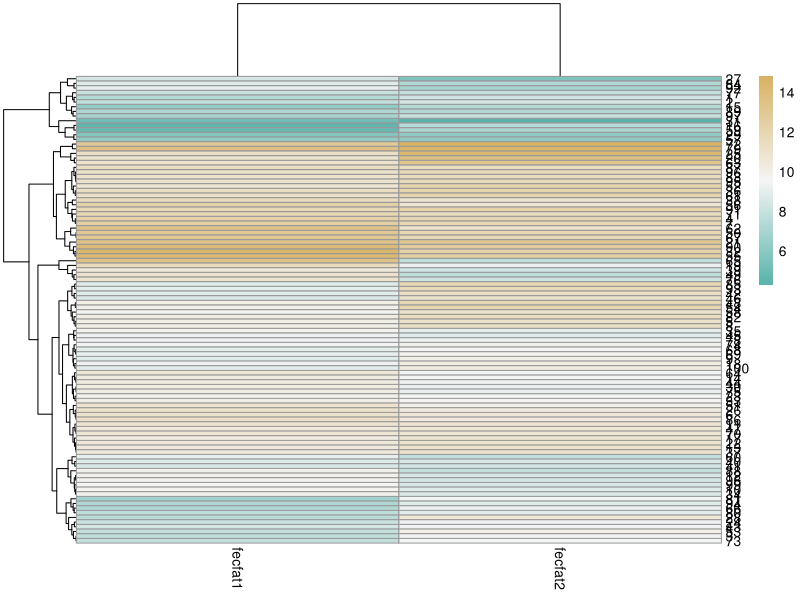
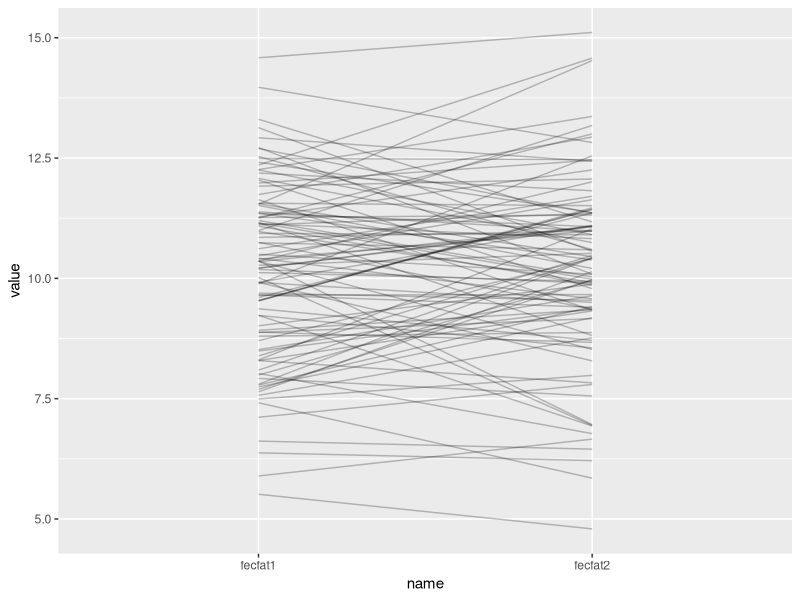
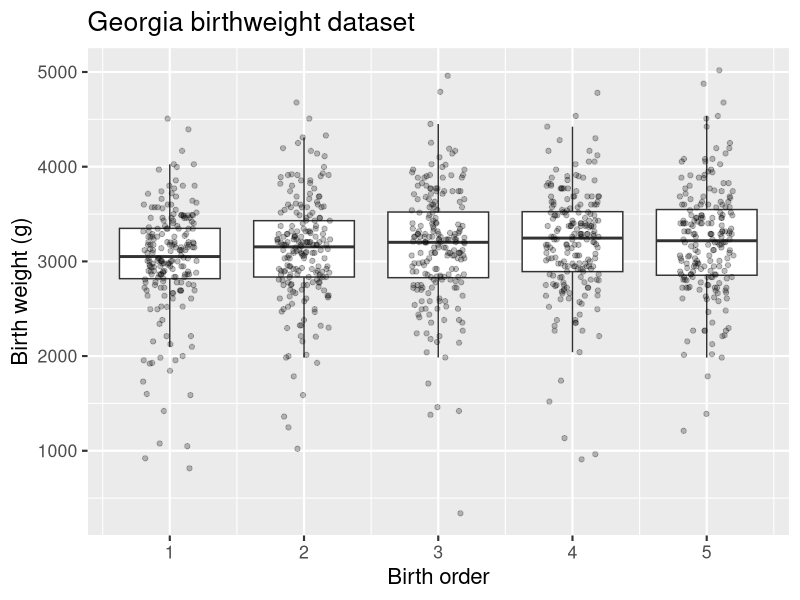
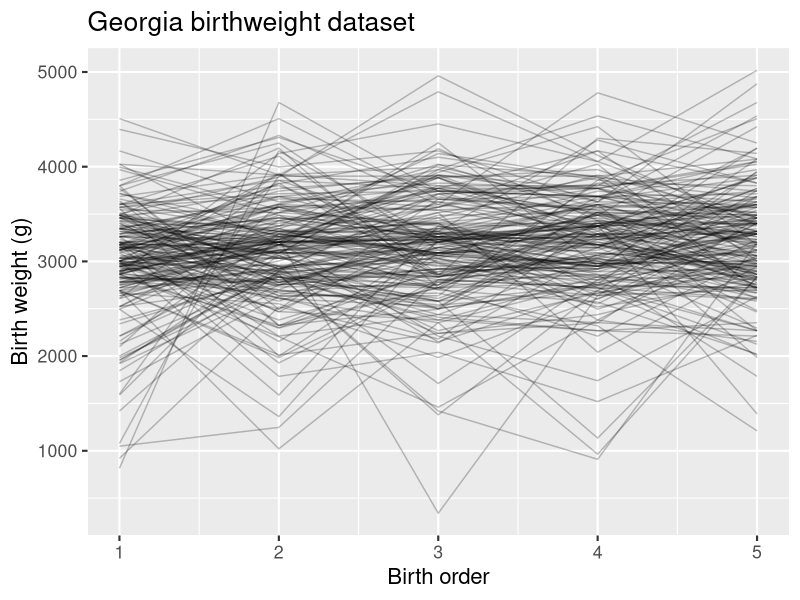
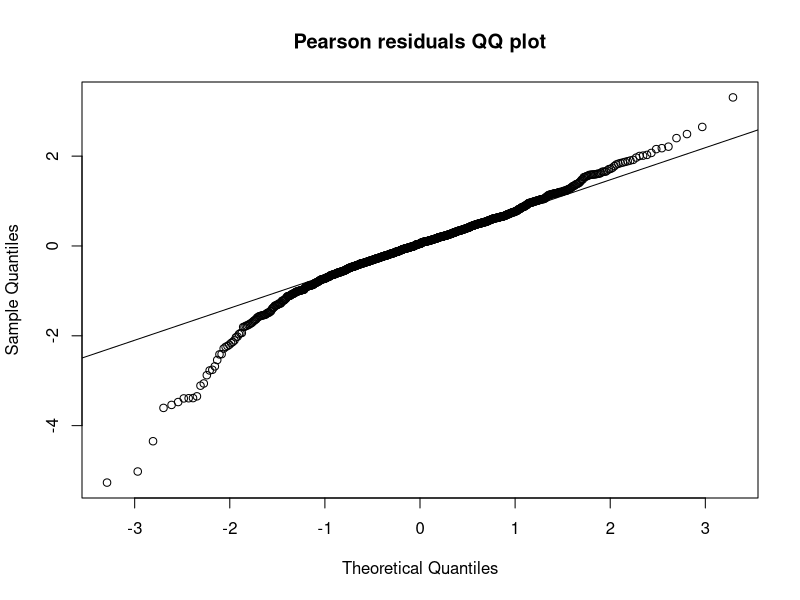
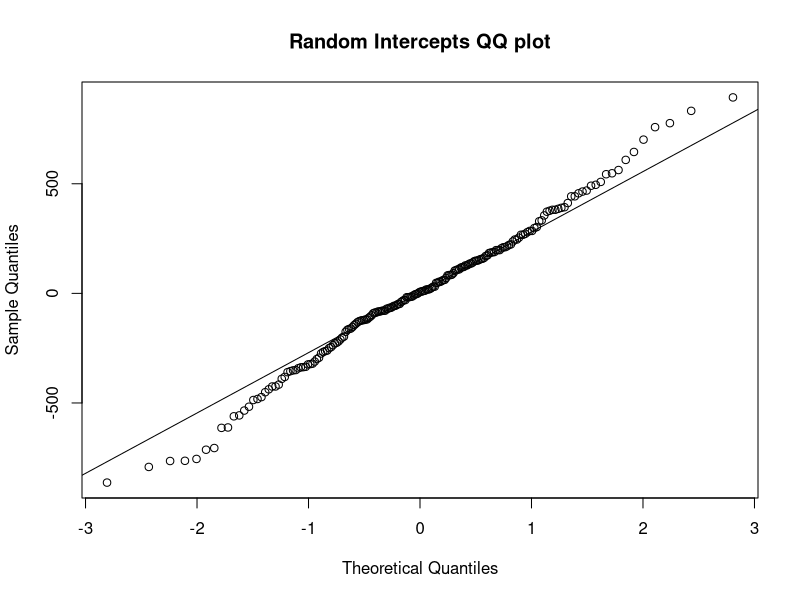

R code for these plots, in order:
## ---- chunk 1
sigma_subj <- sqrt(3)
sigma_resid <- 1
n <- 100
## ---- chunk 2
library(tidyverse)
set.seed(1)
df <- tibble(subj_mean = rnorm(n, mean = 10, sd = sigma_subj)) %>%
  mutate(id = factor(1:n)) %>%
  mutate(fecfat1 = rnorm(n, mean = 0, sd = sigma_resid) + subj_mean) %>%
  mutate(fecfat2 = rnorm(n, mean = 0, sd = sigma_resid) + subj_mean)
## ---- chunk 3
simfun <- function(n = 100,
                   sigma_subj = sqrt(3),
                   sigma_resid = 1) {
  library(dplyr)
  df <- tibble(subj_mean = rnorm(n, mean = 10, sd = sigma_subj)) %>%
    mutate(id = factor(1:n)) %>%
    mutate(fecfat1 = rnorm(n, mean = 0, sd = sigma_resid) + subj_mean) %>%
    mutate(fecfat2 = rnorm(n, mean = 0, sd = sigma_resid) + subj_mean)
  return(df)
}
## ---- chunk 4
simfun(n=10, sigma_subj = sqrt(3))
## ---- chunk 5
library(pheatmap)
library(RColorBrewer)
mycol <- rev(colorRampPalette(colors = c('#d8b365','#f5f5f5','#5ab4ac'))(100))
pheatmap(select(simfun(sigma_subj = sqrt(3), sigma_resid = 1), fecfat1:fecfat2), color = mycol)
## ---- chunk 6
library(ggplot2)
set.seed(1)
library(tidyr)
simfun(sigma_subj = sqrt(3), sigma_resid = sqrt(1)) %>%
  pivot_longer(cols = starts_with("fecfat")) %>%
  ggplot(aes(x=name, y=value, group=id)) + geom_line(alpha = 0.25)
## ---- chunk 7
set.seed(1)
df_wide <- simfun(n = 10000, sigma_subj = sqrt(4), sigma_resid = sqrt(1))
df <-  pivot_longer(df_wide, cols = starts_with("fecfat"))
library(nlme)
fit <- lme(value ~ 1, data = df, random = ~1|id)
summary(fit)
intervals(fit)
## ---- chunk 8
1.972075^2 / (1.972075^2 + 1.00932^2)
ICClme <- function(fit){
  cors <- as.numeric(VarCorr(fit))
  cors[1] / (cors[1] + cors[2])
}
ICClme(fit)
## ---- chunk 9
select(df_wide, starts_with("fec")) %>% cor()
## ---- chunk 10
library(readr)
ga <- read_csv("gababies.csv") %>% 
  mutate(momage = na_if(momage, 99)) %>%
  mutate(agebin = cut(initage, breaks = c(0, 17, 100))) %>% 
  mutate(momid = factor(momid)) %>%
  mutate(lowbrth = recode_factor(lowbrth, `0` = "normal", `1` = "low"))
## ---- chunk 11
ggplot(ga, aes(x = birthord, y=bweight, group = birthord)) + 
  geom_boxplot(outlier.shape = NA) +
  geom_jitter(width=0.2, alpha = 0.25) +
  labs(title = "Georgia birthweight dataset") +
  xlab("Birth order") + ylab("Birth weight (g)") +
  theme_grey(base_size = 16)
## ---- chunk 12
ggplot(ga, aes(x=birthord, y = bweight, group = momid)) +
  geom_line(alpha = 0.25) +
  labs(title = "Georgia birthweight dataset") +
  xlab("Birth order") + ylab("Birth weight (g)") +
  theme_grey(base_size = 16)
## ---- chunk 13
library(nlme)
gafit1 <- lme(bweight ~ birthord, data = ga, random = ~1|momid)
intervals(gafit1)
## ---- chunk 14
qqnorm(residuals(gafit1, type = "pearson"), main = "Pearson residuals QQ plot")
qqline(residuals(gafit1, type = "pearson"))
qqnorm(ranef(gafit1)[, 1], main = "Random Intercepts QQ plot")
qqline(ranef(gafit1)[, 1])
## ---- chunk 15
gafit2 <- lme(bweight ~ birthord*agebin, data = ga, random = ~1|momid)
summary(gafit2)
## ---- chunk 16
gafit3 <- lme(bweight ~ birthord*initwght, data = ga, random = ~1|momid)
summary(gafit3)
## ---- chunk 17
library(gee)
gagee1 <- gee(bweight ~ birthord*agebin, data = ga, id = momid, corstr = "unstructured")
summary(gagee1)
## ---- chunk 18
gagee2 <- gee(bweight ~ birthord*initwght, data = ga, id = momid, corstr = "unstructured")
summary(gagee2)
